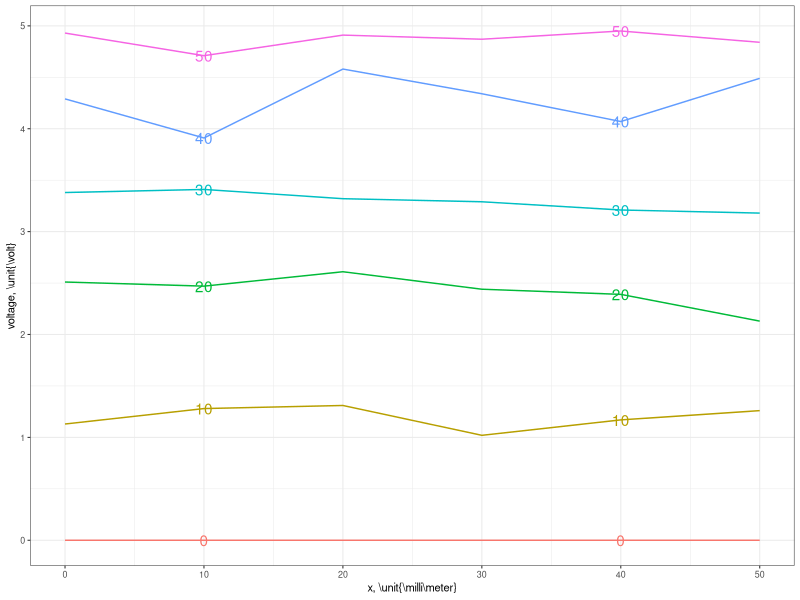
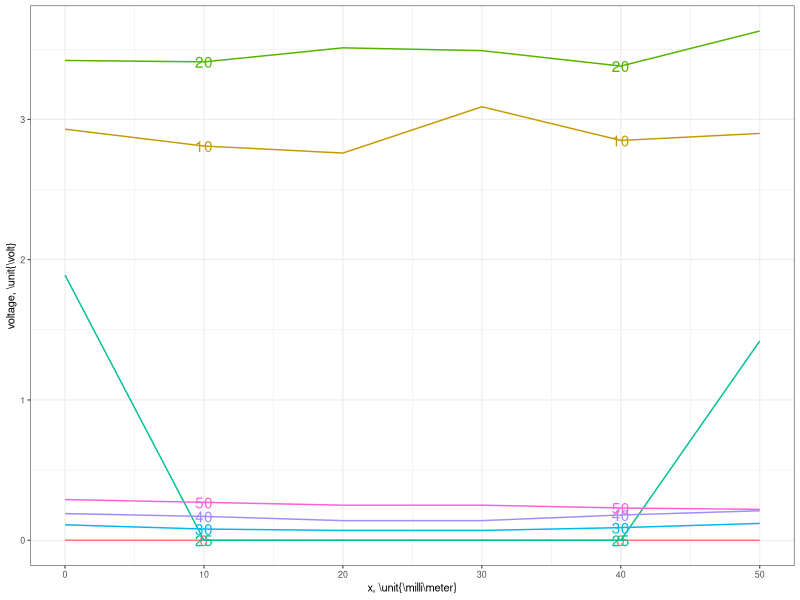
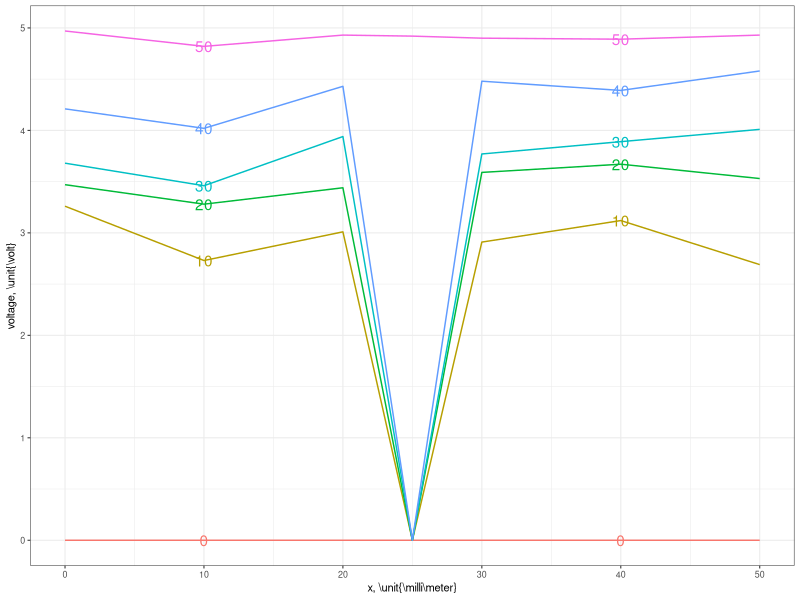

Write the R code that produced these figures, in order.
library(ggplot2)
library(dplyr)

# Do normal
raw <- read.csv('normal.csv',header=TRUE)
data <- tibble(raw)
last_points <- data %>% slice(7:12,25:30)
fig41 <- ggplot(data,aes(x=x,y=V,color=as.factor(y)))+
      geom_line()+
      geom_text(data=last_points, aes(label=as.factor(y)))+
      xlab("x, \\unit{\\milli\\meter}")+
      ylab("voltage, \\unit{\\volt}")+
      theme_bw(base_size=8)+
      theme(legend.position="none")
ggsave("newfig41.svg",plot=fig41,width=3.5,height=2,units="in")

# Do horizontal
raw <- read.csv('horiz.csv',header=TRUE)
data <- tibble(raw)
last_points <- data %>% slice(8:14,29:35)
fig51 <- ggplot(data,aes(x=x,y=V,color=as.factor(y)))+
      geom_line()+
      geom_text(data=last_points, aes(label=as.factor(y)))+
      xlab("x, \\unit{\\milli\\meter}")+
      ylab("voltage, \\unit{\\volt}")+
      theme_bw(base_size=8)+
      theme(legend.position="none")
ggsave("newfig51.svg",plot=fig51,width=3.5,height=2,units="in")

# Do vertical
raw <- read.csv('vert.csv',header=TRUE)
data <- tibble(raw)
last_points <- data %>% slice(7:12,31:36)
fig61 <- ggplot(data,aes(x=x,y=V,color=as.factor(y)))+
      geom_line()+
      geom_text(data=last_points, aes(label=as.factor(y)))+
      xlab("x, \\unit{\\milli\\meter}")+
      ylab("voltage, \\unit{\\volt}")+
      theme_bw(base_size=8)+
      theme(legend.position="none")
ggsave("newfig61.svg",plot=fig61,width=3.5,height=2,units="in")
